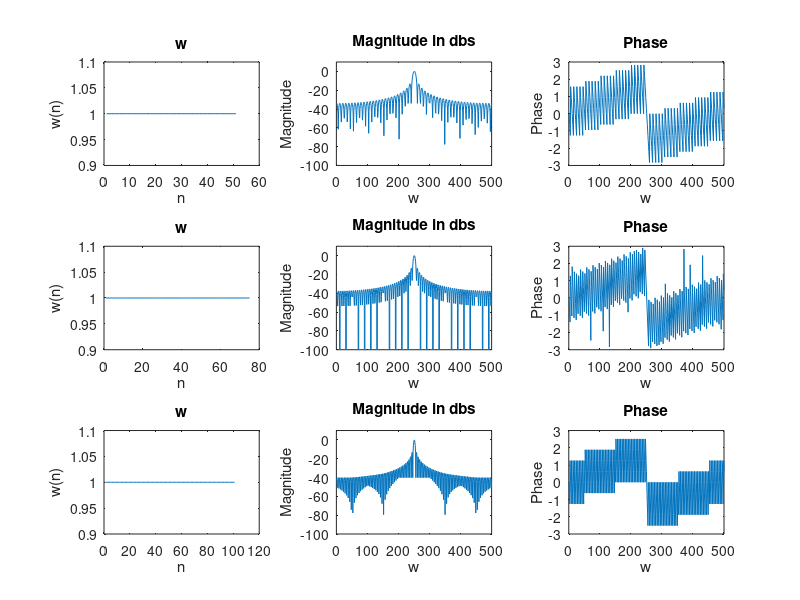
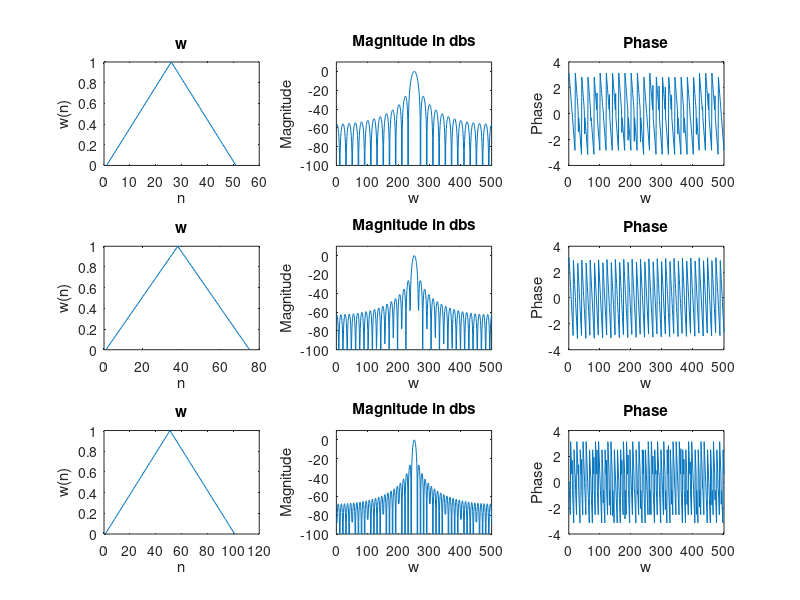
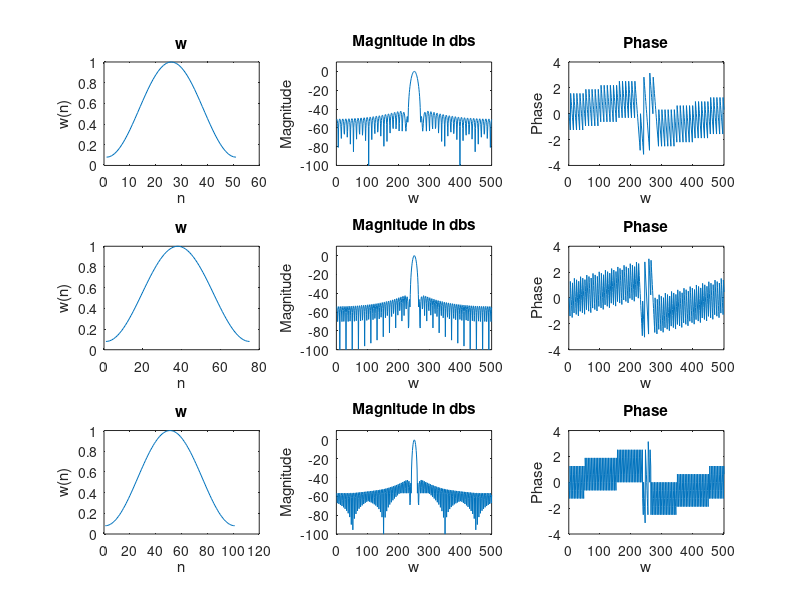
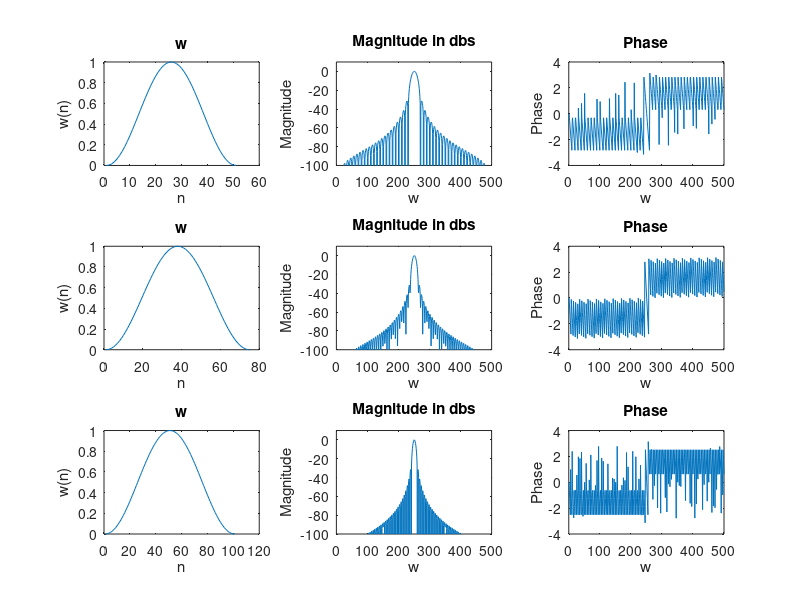

Write MATLAB code to recreate these figures, in order.
%%Rectangular
N = 51; 
w = ones(N,1);

wk = fftshift(fft(w,500));
m = max(wk);
mi = min(wk);
nwk = (wk-mi)/(m-mi);
dbs = 20*log10(abs(nwk));

figure;
n = 0:50;
subplot(3,3,1)
plot(w);
title('w');
ylabel("w(n)");
xlabel("n");
subplot(3,3,2)
plot(dbs)
ylim([-100 10])
title('Magnitude in dbs');
ylabel("Magnitude");
xlabel("w");
subplot(3,3,3)
plot(angle(wk))
title('Phase');
ylabel("Phase");
xlabel("w");

N = 75; 
w = ones(N,1);

wk = fftshift(fft(w,500));
m = max(wk);
nwk = wk/m;
dbs = 20*log10(abs(nwk));

n = 0:74;
subplot(3,3,4)
plot(w);
title('w');
ylabel("w(n)");
xlabel("n");
subplot(3,3,5)
plot(dbs)
ylim([-100 10])
title('Magnitude in dbs');
ylabel("Magnitude");
xlabel("w");
subplot(3,3,6)
plot(angle(wk))
title('Phase');
ylabel("Phase");
xlabel("w");

N = 101; 
w = ones(N,1);

wk = fftshift(fft(w,500));
m = max(wk);
nwk = wk/m;
dbs = 20*log10(abs(nwk));

n = 0:100;
subplot(3,3,7)
plot(w);
title('w');
ylabel("w(n)");
xlabel("n");
subplot(3,3,8)
plot(dbs)
ylim([-100 10])
title('Magnitude in dbs');
ylabel("Magnitude");
xlabel("w");
subplot(3,3,9)
plot(angle(wk))
title('Phase');
ylabel("Phase");
xlabel("w");

%%%%%%%%%%%%%%%%%%%%%%%%%%
%%Barlett

N = 51; 
w = bartlett(N);

wk = fftshift(fft(w,500));
m = max(wk);
nwk = wk/m;
dbs = 20*log10(abs(nwk));

figure;
n = 0:50;
subplot(3,3,1)
plot(w);
title('w');
ylabel("w(n)");
xlabel("n");
subplot(3,3,2)
plot(dbs)
ylim([-100 10])
title('Magnitude in dbs');
ylabel("Magnitude");
xlabel("w");
subplot(3,3,3)
plot(angle(wk))
title('Phase');
ylabel("Phase");
xlabel("w");

N = 75; 
w = bartlett(N);

wk = fftshift(fft(w,500));
m = max(wk);
nwk = wk/m;
dbs = 20*log10(abs(nwk));

n = 0:74;
subplot(3,3,4)
plot(w);
title('w');
ylabel("w(n)");
xlabel("n");
subplot(3,3,5)
plot(dbs)
ylim([-100 10])
title('Magnitude in dbs');
ylabel("Magnitude");
xlabel("w");
subplot(3,3,6)
plot(angle(wk))
title('Phase');
ylabel("Phase");
xlabel("w");

N = 101; 
w = bartlett(N);

wk = fftshift(fft(w,500));
m = max(wk);
nwk = wk/m;
dbs = 20*log10(abs(nwk));

n = 0:100;
subplot(3,3,7)
plot(w);
title('w');
ylabel("w(n)");
xlabel("n");
subplot(3,3,8)
plot(dbs)
ylim([-100 10])
title('Magnitude in dbs');
ylabel("Magnitude");
xlabel("w");
subplot(3,3,9)
plot(angle(wk))
title('Phase');
ylabel("Phase");
xlabel("w");

%%%%%%%%%%%%%%%%%%%%%%%%%%%
%%Hamming

N = 51; 
w = hamming(N);

wk = fftshift(fft(w,500));
m = max(wk);
nwk = wk/m;
dbs = 20*log10(abs(nwk));

figure;
n = 0:50;
subplot(3,3,1)
plot(w);
title('w');
ylabel("w(n)");
xlabel("n");
subplot(3,3,2)
plot(dbs)
ylim([-100 10])
title('Magnitude in dbs');
ylabel("Magnitude");
xlabel("w");
subplot(3,3,3)
plot(angle(wk))
title('Phase');
ylabel("Phase");
xlabel("w");

N = 75; 
w = hamming(N);

wk = fftshift(fft(w,500));
m = max(wk);
nwk = wk/m;
dbs = 20*log10(abs(nwk));

n = 0:74;
subplot(3,3,4)
plot(w);
title('w');
ylabel("w(n)");
xlabel("n");
subplot(3,3,5)
plot(dbs)
ylim([-100 10])
title('Magnitude in dbs');
ylabel("Magnitude");
xlabel("w");
subplot(3,3,6)
plot(angle(wk))
title('Phase');
ylabel("Phase");
xlabel("w");

N = 101; 
w = hamming(N);

wk = fftshift(fft(w,500));
m = max(wk);
nwk = wk/m;
dbs = 20*log10(abs(nwk));

n = 0:100;
subplot(3,3,7)
plot(w);
title('w');
ylabel("w(n)");
xlabel("n");
subplot(3,3,8)
plot(dbs)
ylim([-100 10])
title('Magnitude in dbs');
ylabel("Magnitude");
xlabel("w");
subplot(3,3,9)
plot(angle(wk))
title('Phase');
ylabel("Phase");
xlabel("w");

%%%%%%%%%%%%%%%%%%%%%%%%%%%
%%Hanning

N = 51; 
w = hann(N);

wk = fftshift(fft(w,500));
m = max(wk);
nwk = wk/m;
dbs = 20*log10(abs(nwk));

figure;
n = 0:50;
subplot(3,3,1)
plot(w);
title('w');
ylabel("w(n)");
xlabel("n");
subplot(3,3,2)
plot(dbs)
ylim([-100 10])
title('Magnitude in dbs');
ylabel("Magnitude");
xlabel("w");
subplot(3,3,3)
plot(angle(wk))
title('Phase');
ylabel("Phase");
xlabel("w");


N = 75; 
w = hann(N);

wk = fftshift(fft(w,500));
m = max(wk);
nwk = wk/m;
dbs = 20*log10(abs(nwk));

n = 0:74;
subplot(3,3,4)
plot(w);
title('w');
ylabel("w(n)");
xlabel("n");
subplot(3,3,5)
plot(dbs)
ylim([-100 10])
title('Magnitude in dbs');
ylabel("Magnitude");
xlabel("w");
subplot(3,3,6)
plot(angle(wk))
title('Phase');
ylabel("Phase");
xlabel("w");

N = 101; 
w = hann(N);

wk = fftshift(fft(w,500));
m = max(wk);
nwk = wk/m;
dbs = 20*log10(abs(nwk));

n = 0:100;
subplot(3,3,7)
plot(w);
title('w');
ylabel("w(n)");
xlabel("n");
subplot(3,3,8)
plot(dbs)
ylim([-100 10])
title('Magnitude in dbs');
ylabel("Magnitude");
xlabel("w");
subplot(3,3,9)
plot(angle(wk))
title('Phase');
ylabel("Phase");
xlabel("w");

%%%%%%%%%%%%%%%%%%%%%%%%%%%%%%%%
%%Blackman

N = 51; 
w = blackman(N);

wk = fftshift(fft(w,500));
m = max(wk);
nwk = wk/m;
dbs = 20*log10(abs(nwk));

figure;
n = 0:50;
subplot(3,3,1)
plot(w);
title('w');
ylabel("w(n)");
xlabel("n");
subplot(3,3,2)
plot(dbs)
ylim([-100 10])
title('Magnitude in dbs');
ylabel("Magnitude");
xlabel("w");
subplot(3,3,3)
plot(angle(wk))
title('Phase');
ylabel("Phase");
xlabel("w");

N = 75; 
w = blackman(N);

wk = fftshift(fft(w,500));
m = max(wk);
nwk = wk/m;
dbs = 20*log10(abs(nwk));

n = 0:74;
subplot(3,3,4)
plot(w);
title('w');
ylabel("w(n)");
xlabel("n");
subplot(3,3,5)
plot(dbs)
ylim([-100 10])
title('Magnitude in dbs');
ylabel("Magnitude");
xlabel("w");
subplot(3,3,6)
plot(angle(wk))
title('Phase');
ylabel("Phase");
xlabel("w");

N = 101; 
w = blackman(N);

wk = fftshift(fft(w,500));
m = max(wk);
nwk = wk/m;
dbs = 20*log10(abs(nwk));

n = 0:100;
subplot(3,3,7)
plot(w);
title('w');
ylabel("w(n)");
xlabel("n");
subplot(3,3,8)
plot(dbs)
ylim([-100 10])
title('Magnitude in dbs');
ylabel("Magnitude");
xlabel("w");
subplot(3,3,9)
plot(angle(wk))
title('Phase');
ylabel("Phase");
xlabel("w");

%%%%%%%%%%%%%%%%%%%%%%%%%%%%%%%%%%%%%%%%%%%%%%%%%
%%b)
%We observe that the magnitude spectrums gets more and more compressed on 
%increasing the value of N. 
%%c)
%Yes, phase is linear in all cases.




